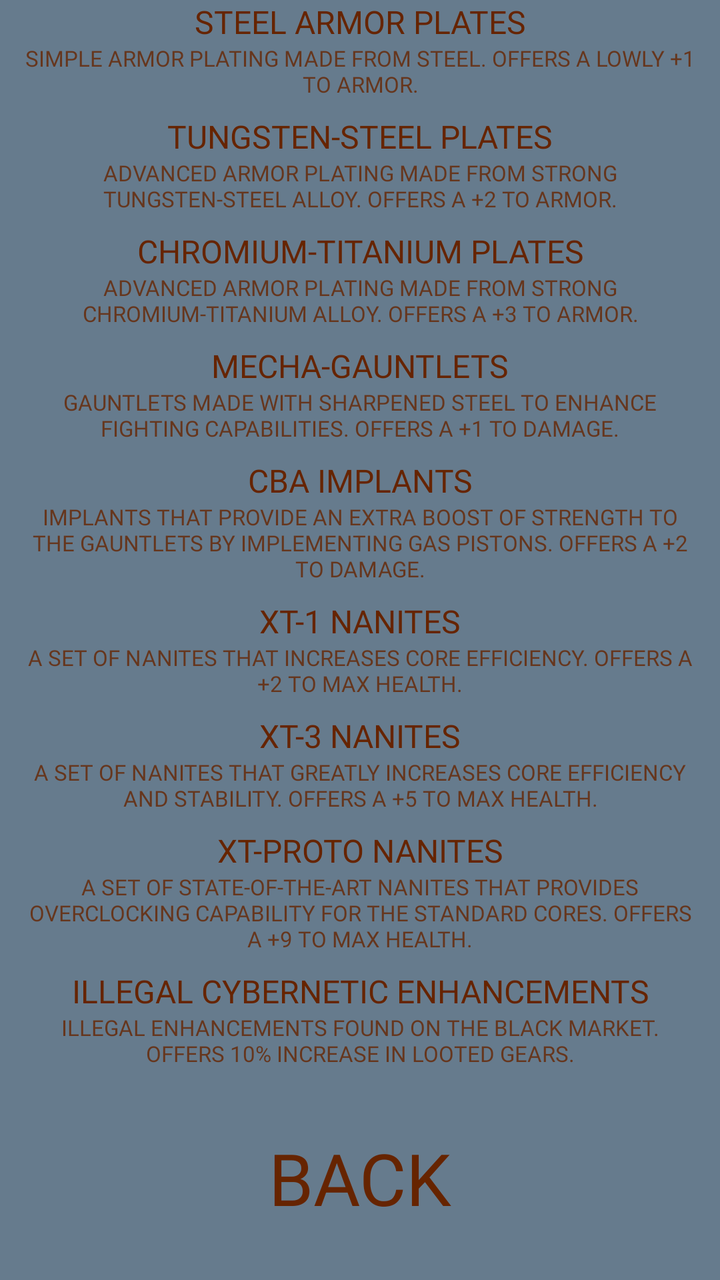
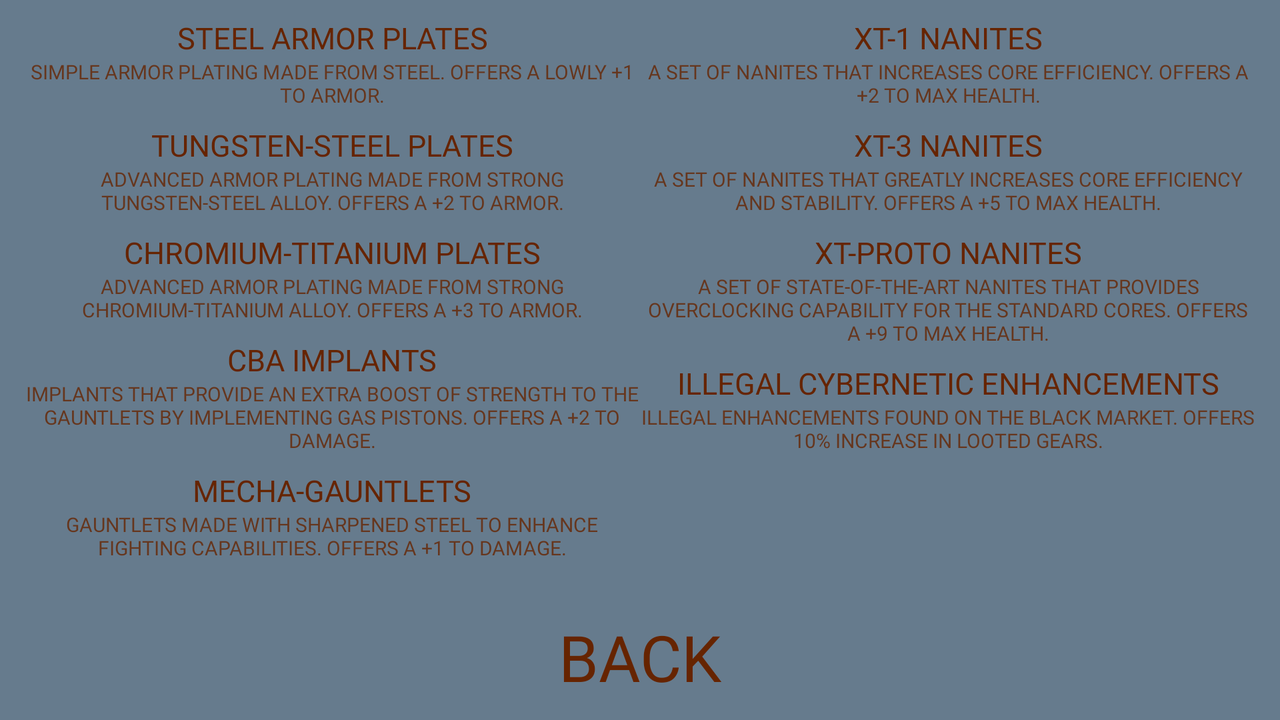

One screen, two layout resources from the same app: the default and the repository's alternative for another configuration. Each is rendered where Android would select it; the XML of both is given below.
<!-- AndroidManifest.xml: application theme Theme.NextGenPOS -->
<!-- res/layout/help_screen.xml -->
<?xml version="1.0" encoding="utf-8"?>
<androidx.constraintlayout.widget.ConstraintLayout xmlns:android="http://schemas.android.com/apk/res/android"
    xmlns:app="http://schemas.android.com/apk/res-auto"
    xmlns:tools="http://schemas.android.com/tools"
    android:layout_width="match_parent"
    android:background="@color/steampunkBlueFade"
    android:layout_height="match_parent">

    <LinearLayout
        android:id="@+id/itemScreen"
        android:layout_width="match_parent"
        android:layout_height="wrap_content"
        android:layout_marginStart="4dp"
        android:layout_marginTop="4dp"
        android:layout_marginEnd="4dp"
        android:gravity="center"
        android:orientation="vertical"
        android:paddingStart="8sp"
        android:paddingEnd="8sp"
        app:layout_constraintBottom_toTopOf="@+id/buttonSection"
        app:layout_constraintEnd_toEndOf="parent"
        app:layout_constraintStart_toStartOf="parent"
        app:layout_constraintTop_toTopOf="parent">

        <LinearLayout
            android:id="@+id/armorPlating1"
            android:layout_width="match_parent"
            android:layout_height="wrap_content"
            android:layout_marginBottom="8sp"
            android:orientation="vertical">

            <TextView
                android:id="@+id/textArmorPlating1"
                android:textColor="@color/steampunkRed"
                android:fontFamily="@font/trade_winds"
                android:layout_width="match_parent"
                android:layout_height="wrap_content"
                android:gravity="center"
                android:text="@string/item_armorPlate1"
                android:textSize="16sp" />

            <TextView
                android:id="@+id/defArmorPlating1"
                android:textColor="@color/steampunkRedFade"
                android:gravity="center"
                android:fontFamily="@font/trade_winds"
                android:layout_width="match_parent"
                android:layout_height="wrap_content"
                android:text="@string/desc_armorPlate1"
                android:textSize="11sp" />
        </LinearLayout>

        <LinearLayout
            android:id="@+id/armorPlating2"
            android:layout_width="match_parent"
            android:layout_height="wrap_content"
            android:layout_marginBottom="8sp"
            android:orientation="vertical">

            <TextView
                android:id="@+id/textArmorPlating2"
                android:fontFamily="@font/trade_winds"
                android:layout_width="match_parent"
                android:layout_height="wrap_content"
                android:textColor="@color/steampunkRed"
                android:gravity="center"
                android:text="@string/item_armorPlate2"
                android:textSize="16sp" />

            <TextView
                android:id="@+id/defArmorPlating2"
                android:fontFamily="@font/trade_winds"
                android:layout_width="match_parent"
                android:gravity="center"
                android:layout_height="wrap_content"
                android:textColor="@color/steampunkRedFade"
                android:text="@string/desc_armorPlate2"
                android:textSize="11sp" />
        </LinearLayout>


        <LinearLayout
            android:id="@+id/armorPlating3"
            android:layout_width="match_parent"
            android:layout_height="wrap_content"
            android:layout_marginBottom="8sp"
            android:orientation="vertical">

            <TextView
                android:id="@+id/textArmorPlating3"
                android:fontFamily="@font/trade_winds"
                android:textColor="@color/steampunkRed"
                android:layout_width="match_parent"
                android:layout_height="wrap_content"
                android:gravity="center"
                android:text="@string/item_armorPlate3"
                android:textSize="16sp" />

            <TextView
                android:id="@+id/defArmorPlating3"
                android:fontFamily="@font/trade_winds"
                android:gravity="center"
                android:layout_width="match_parent"
                android:layout_height="wrap_content"
                android:textColor="@color/steampunkRedFade"
                android:text="@string/desc_armorPlate3"
                android:textSize="11sp" />
        </LinearLayout>

        <LinearLayout
            android:id="@+id/gauntlets1"
            android:layout_width="match_parent"
            android:layout_height="wrap_content"
            android:layout_marginBottom="8sp"
            android:orientation="vertical">

            <TextView
                android:id="@+id/textGauntlets1"
                android:fontFamily="@font/trade_winds"
                android:layout_width="match_parent"
                android:textColor="@color/steampunkRed"
                android:layout_height="wrap_content"
                android:gravity="center"
                android:text="@string/item_gauntlets1"
                android:textSize="16sp" />

            <TextView
                android:id="@+id/defGauntlets1"
                android:layout_width="match_parent"
                android:fontFamily="@font/trade_winds"
                android:layout_height="wrap_content"
                android:textColor="@color/steampunkRedFade"
                android:gravity="center"
                android:text="@string/desc_gauntlets1"
                android:textSize="11sp" />
        </LinearLayout>

        <LinearLayout
            android:id="@+id/gauntlets2"
            android:layout_width="match_parent"
            android:layout_height="wrap_content"
            android:layout_marginBottom="8sp"
            android:orientation="vertical">

            <TextView
                android:id="@+id/textGauntlets2"
                android:fontFamily="@font/trade_winds"
                android:layout_width="match_parent"
                android:layout_height="wrap_content"
                android:textColor="@color/steampunkRed"
                android:gravity="center"
                android:text="@string/item_gauntlets2"
                android:textSize="16sp" />

            <TextView
                android:id="@+id/defGauntlets2"
                android:layout_width="match_parent"
                android:fontFamily="@font/trade_winds"
                android:layout_height="wrap_content"
                android:textColor="@color/steampunkRedFade"
                android:gravity="center"
                android:text="@string/desc_gauntlets2"
                android:textSize="11sp" />
        </LinearLayout>

        <LinearLayout
            android:id="@+id/nanites1"
            android:layout_width="match_parent"
            android:layout_height="wrap_content"
            android:layout_marginBottom="8sp"
            android:orientation="vertical">

            <TextView
                android:id="@+id/textNanites1"
                android:fontFamily="@font/trade_winds"
                android:layout_width="match_parent"
                android:textColor="@color/steampunkRed"
                android:layout_height="wrap_content"
                android:gravity="center"
                android:text="@string/item_nanites1"
                android:textSize="16sp" />

            <TextView
                android:id="@+id/defNanites1"
                android:layout_width="match_parent"
                android:textColor="@color/steampunkRedFade"
                android:gravity="center"
                android:fontFamily="@font/trade_winds"
                android:layout_height="wrap_content"
                android:text="@string/desc_nanites1"
                android:textSize="11sp" />
        </LinearLayout>

        <LinearLayout
            android:id="@+id/nanites2"
            android:layout_width="match_parent"
            android:layout_height="wrap_content"
            android:layout_marginBottom="8sp"
            android:orientation="vertical">

            <TextView
                android:id="@+id/textNanites2"
                android:layout_width="match_parent"
                android:layout_height="wrap_content"
                android:textColor="@color/steampunkRed"
                android:fontFamily="@font/trade_winds"
                android:gravity="center"
                android:text="@string/item_nanites2"
                android:textSize="16sp" />

            <TextView
                android:id="@+id/defNanites2"
                android:layout_width="match_parent"
                android:textColor="@color/steampunkRedFade"
                android:gravity="center"
                android:layout_height="wrap_content"
                android:fontFamily="@font/trade_winds"
                android:text="@string/desc_nanites2"
                android:textSize="11sp" />
        </LinearLayout>

        <LinearLayout
            android:id="@+id/nanites3"
            android:layout_width="match_parent"
            android:layout_height="wrap_content"
            android:layout_marginBottom="8sp"
            android:orientation="vertical">

            <TextView
                android:id="@+id/textNanites3"
                android:layout_width="match_parent"
                android:layout_height="wrap_content"
                android:fontFamily="@font/trade_winds"
                android:textColor="@color/steampunkRed"
                android:gravity="center"
                android:text="@string/item_nanites3"
                android:textSize="16sp" />

            <TextView
                android:id="@+id/defNanites3"
                android:layout_width="match_parent"
                android:fontFamily="@font/trade_winds"
                android:layout_height="wrap_content"
                android:gravity="center"
                android:textColor="@color/steampunkRedFade"
                android:text="@string/desc_nanites3"
                android:textSize="11sp" />
        </LinearLayout>

        <LinearLayout
            android:id="@+id/illegal1"
            android:layout_width="match_parent"
            android:layout_height="wrap_content"
            android:layout_marginBottom="8sp"
            android:orientation="vertical">

            <TextView
                android:id="@+id/textIllegal1"
                android:layout_width="match_parent"
                android:layout_height="wrap_content"
                android:fontFamily="@font/trade_winds"
                android:textColor="@color/steampunkRed"
                android:gravity="center"
                android:text="@string/item_illegal1"
                android:textSize="16sp" />

            <TextView
                android:id="@+id/defIllegal1"
                android:layout_width="match_parent"
                android:layout_height="wrap_content"
                android:textColor="@color/steampunkRedFade"
                android:fontFamily="@font/trade_winds"
                android:gravity="center"
                android:text="@string/desc_illegal1"
                android:textSize="11sp" />
        </LinearLayout>
    </LinearLayout>

    <LinearLayout
        android:id="@+id/buttonSection"
        android:layout_width="match_parent"
        android:layout_height="102dp"
        android:orientation="vertical"
        android:gravity="center"
        android:layout_marginEnd="64sp"
        android:layout_marginStart="64sp"
        app:layout_constraintBottom_toBottomOf="parent"
        app:layout_constraintEnd_toEndOf="parent"
        app:layout_constraintStart_toStartOf="parent">

        <Button
            android:id="@+id/backButton"
            android:textSize="36sp"
            style="?android:attr/borderlessButtonStyle"
            android:textColor="@color/steampunkRed"
            android:layout_width="match_parent"
            android:fontFamily="@font/trade_winds"
            android:layout_height="wrap_content"
            android:text="@string/backBTN" />
    </LinearLayout>
</androidx.constraintlayout.widget.ConstraintLayout>
<!-- resources referenced by this layout -->
<resources>
  <color name="steampunkBlueFade">#A6153551</color>
  <color name="steampunkRed">#662400</color>
  <color name="steampunkRedFade">#CA662400</color>
  <string name="backBTN">BACK</string>
  <string name="desc_armorPlate1">SIMPLE ARMOR PLATING MADE FROM STEEL. OFFERS A LOWLY +1 TO ARMOR.</string>
  <string name="desc_armorPlate2">ADVANCED ARMOR PLATING MADE FROM STRONG TUNGSTEN-STEEL ALLOY. OFFERS A +2 TO ARMOR.</string>
  <string name="desc_armorPlate3">ADVANCED ARMOR PLATING MADE FROM STRONG CHROMIUM-TITANIUM ALLOY. OFFERS A +3 TO ARMOR.</string>
  <string name="desc_gauntlets1">GAUNTLETS MADE WITH SHARPENED STEEL TO ENHANCE FIGHTING CAPABILITIES. OFFERS A +1 TO DAMAGE.</string>
  <string name="desc_gauntlets2">IMPLANTS THAT PROVIDE AN EXTRA BOOST OF STRENGTH TO THE GAUNTLETS BY IMPLEMENTING GAS PISTONS. OFFERS A +2 TO DAMAGE.</string>
  <string name="desc_illegal1">ILLEGAL ENHANCEMENTS FOUND ON THE BLACK MARKET. OFFERS 10% INCREASE IN LOOTED GEARS.</string>
  <string name="desc_nanites1">A SET OF NANITES THAT INCREASES CORE EFFICIENCY. OFFERS A +2 TO MAX HEALTH.</string>
  <string name="desc_nanites2">A SET OF NANITES THAT GREATLY INCREASES CORE EFFICIENCY AND STABILITY. OFFERS A +5 TO MAX HEALTH.</string>
  <string name="desc_nanites3">A SET OF STATE-OF-THE-ART NANITES THAT PROVIDES OVERCLOCKING CAPABILITY FOR THE STANDARD CORES. OFFERS A +9 TO MAX HEALTH.</string>
  <string name="item_armorPlate1">STEEL ARMOR PLATES</string>
  <string name="item_armorPlate2">TUNGSTEN-STEEL PLATES</string>
  <string name="item_armorPlate3">CHROMIUM-TITANIUM PLATES</string>
  <string name="item_gauntlets1">MECHA-GAUNTLETS</string>
  <string name="item_gauntlets2">CBA IMPLANTS</string>
  <string name="item_illegal1">ILLEGAL CYBERNETIC ENHANCEMENTS</string>
  <string name="item_nanites1">XT-1 NANITES</string>
  <string name="item_nanites2">XT-3 NANITES</string>
  <string name="item_nanites3">XT-PROTO NANITES</string>
  <style name="Theme.NextGenPOS" parent="Theme.MaterialComponents.DayNight.DarkActionBar">
          
          <item name="colorPrimary">@color/purple_500</item>
          <item name="colorPrimaryVariant">@color/purple_700</item>
          <item name="colorOnPrimary">@color/white</item>
          
          <item name="colorSecondary">@color/teal_200</item>
          <item name="colorSecondaryVariant">@color/teal_700</item>
          <item name="colorOnSecondary">@color/black</item>
          
          <item name="android:statusBarColor">?attr/colorPrimaryVariant</item>
          
      </style>
  <color name="purple_500">#FF6200EE</color>
  <color name="purple_700">#FF3700B3</color>
  <color name="white">#FFFFFFFF</color>
  <color name="teal_200">#FF03DAC5</color>
  <color name="teal_700">#FF018786</color>
  <color name="black">#FF000000</color>
</resources>
<!-- res/layout-land/help_screen.xml (the repository's variant of the layout above) -->
<!-- drawn on the phone turned sideways -->
<?xml version="1.0" encoding="utf-8"?>
<androidx.constraintlayout.widget.ConstraintLayout xmlns:android="http://schemas.android.com/apk/res/android"
    xmlns:app="http://schemas.android.com/apk/res-auto"
    xmlns:tools="http://schemas.android.com/tools"
    android:layout_width="match_parent"
    android:background="@color/steampunkBlueFade"
    android:layout_height="match_parent">

    <LinearLayout
        android:id="@+id/itemScreen"
        android:layout_width="match_parent"
        android:layout_height="wrap_content"
        android:layout_marginStart="4dp"
        android:layout_marginTop="2dp"
        android:layout_marginBottom="2dp"
        android:layout_marginEnd="4dp"
        android:gravity="center"
        android:orientation="vertical"
        android:paddingStart="8sp"
        android:paddingEnd="8sp"
        app:layout_constraintBottom_toTopOf="@+id/buttonSection"
        app:layout_constraintEnd_toEndOf="parent"
        app:layout_constraintStart_toStartOf="parent"
        app:layout_constraintTop_toTopOf="parent">

        <LinearLayout
            android:id="@+id/itemArea"
            android:layout_width="match_parent"
            android:layout_height="match_parent"
            android:orientation="horizontal">

            <LinearLayout
                android:id="@+id/itemAreaL"
                android:layout_width="match_parent"
                android:layout_height="match_parent"
                android:layout_weight="1"
                android:orientation="vertical">

                <LinearLayout
                    android:id="@+id/armorPlating1"
                    android:layout_width="match_parent"
                    android:layout_height="wrap_content"
                    android:layout_marginBottom="8sp"
                    android:orientation="vertical">

                    <TextView
                        android:id="@+id/textArmorPlating1"
                        android:layout_width="match_parent"
                        android:layout_height="wrap_content"
                        android:fontFamily="@font/trade_winds"
                        android:gravity="center"
                        android:text="@string/item_armorPlate1"
                        android:textColor="@color/steampunkRed"
                        android:textSize="15sp" />

                    <TextView
                        android:id="@+id/defArmorPlating1"
                        android:layout_width="match_parent"
                        android:layout_height="wrap_content"
                        android:fontFamily="@font/trade_winds"
                        android:gravity="center"
                        android:text="@string/desc_armorPlate1"
                        android:textColor="@color/steampunkRedFade"
                        android:textSize="10sp" />
                </LinearLayout>

                <LinearLayout
                    android:id="@+id/armorPlating2"
                    android:layout_width="match_parent"
                    android:layout_height="wrap_content"
                    android:layout_marginBottom="8sp"
                    android:orientation="vertical">

                    <TextView
                        android:id="@+id/textArmorPlating2"
                        android:layout_width="match_parent"
                        android:layout_height="wrap_content"
                        android:fontFamily="@font/trade_winds"
                        android:gravity="center"
                        android:text="@string/item_armorPlate2"
                        android:textColor="@color/steampunkRed"
                        android:textSize="15sp" />

                    <TextView
                        android:id="@+id/defArmorPlating2"
                        android:layout_width="match_parent"
                        android:layout_height="wrap_content"
                        android:fontFamily="@font/trade_winds"
                        android:gravity="center"
                        android:text="@string/desc_armorPlate2"
                        android:textColor="@color/steampunkRedFade"
                        android:textSize="10sp" />
                </LinearLayout>

                <LinearLayout
                    android:id="@+id/armorPlating3"
                    android:layout_width="match_parent"
                    android:layout_height="wrap_content"
                    android:layout_marginBottom="8sp"
                    android:orientation="vertical">

                    <TextView
                        android:id="@+id/textArmorPlating3"
                        android:layout_width="match_parent"
                        android:layout_height="wrap_content"
                        android:fontFamily="@font/trade_winds"
                        android:gravity="center"
                        android:text="@string/item_armorPlate3"
                        android:textColor="@color/steampunkRed"
                        android:textSize="15sp" />

                    <TextView
                        android:id="@+id/defArmorPlating3"
                        android:layout_width="match_parent"
                        android:layout_height="wrap_content"
                        android:fontFamily="@font/trade_winds"
                        android:gravity="center"
                        android:text="@string/desc_armorPlate3"
                        android:textColor="@color/steampunkRedFade"
                        android:textSize="10sp" />
                </LinearLayout>

                <LinearLayout
                    android:id="@+id/gauntlets2"
                    android:layout_width="match_parent"
                    android:layout_height="wrap_content"
                    android:layout_marginBottom="8sp"
                    android:orientation="vertical">

                    <TextView
                        android:id="@+id/textGauntlets2"
                        android:layout_width="match_parent"
                        android:layout_height="wrap_content"
                        android:fontFamily="@font/trade_winds"
                        android:gravity="center"
                        android:text="@string/item_gauntlets2"
                        android:textColor="@color/steampunkRed"
                        android:textSize="15sp" />

                    <TextView
                        android:id="@+id/defGauntlets2"
                        android:layout_width="match_parent"
                        android:layout_height="wrap_content"
                        android:fontFamily="@font/trade_winds"
                        android:gravity="center"
                        android:text="@string/desc_gauntlets2"
                        android:textColor="@color/steampunkRedFade"
                        android:textSize="10sp" />
                </LinearLayout>

                <LinearLayout
                    android:id="@+id/gauntlets1"
                    android:layout_width="match_parent"
                    android:layout_height="wrap_content"
                    android:layout_marginBottom="8sp"
                    android:orientation="vertical">

                    <TextView
                        android:id="@+id/textGauntlets1"
                        android:layout_width="match_parent"
                        android:layout_height="wrap_content"
                        android:fontFamily="@font/trade_winds"
                        android:gravity="center"
                        android:text="@string/item_gauntlets1"
                        android:textColor="@color/steampunkRed"
                        android:textSize="15sp" />

                    <TextView
                        android:id="@+id/defGauntlets1"
                        android:layout_width="match_parent"
                        android:layout_height="wrap_content"
                        android:fontFamily="@font/trade_winds"
                        android:gravity="center"
                        android:text="@string/desc_gauntlets1"
                        android:textColor="@color/steampunkRedFade"
                        android:textSize="10sp" />
                </LinearLayout>

            </LinearLayout>

            <LinearLayout
                android:id="@+id/itemAreaR"
                android:layout_width="match_parent"
                android:layout_height="match_parent"
                android:layout_weight="1"
                android:orientation="vertical">

                <LinearLayout
                    android:id="@+id/nanites1"
                    android:layout_width="match_parent"
                    android:layout_height="wrap_content"
                    android:layout_marginBottom="8sp"
                    android:orientation="vertical">

                    <TextView
                        android:id="@+id/textNanites1"
                        android:layout_width="match_parent"
                        android:layout_height="wrap_content"
                        android:fontFamily="@font/trade_winds"
                        android:gravity="center"
                        android:text="@string/item_nanites1"
                        android:textColor="@color/steampunkRed"
                        android:textSize="15sp" />

                    <TextView
                        android:id="@+id/defNanites1"
                        android:layout_width="match_parent"
                        android:layout_height="wrap_content"
                        android:fontFamily="@font/trade_winds"
                        android:gravity="center"
                        android:text="@string/desc_nanites1"
                        android:textColor="@color/steampunkRedFade"
                        android:textSize="10sp" />
                </LinearLayout>

                <LinearLayout
                    android:id="@+id/nanites2"
                    android:layout_width="match_parent"
                    android:layout_height="wrap_content"
                    android:layout_marginBottom="8sp"
                    android:orientation="vertical">

                    <TextView
                        android:id="@+id/textNanites2"
                        android:layout_width="match_parent"
                        android:layout_height="wrap_content"
                        android:fontFamily="@font/trade_winds"
                        android:gravity="center"
                        android:text="@string/item_nanites2"
                        android:textColor="@color/steampunkRed"
                        android:textSize="15sp" />

                    <TextView
                        android:id="@+id/defNanites2"
                        android:layout_width="match_parent"
                        android:layout_height="wrap_content"
                        android:fontFamily="@font/trade_winds"
                        android:gravity="center"
                        android:text="@string/desc_nanites2"
                        android:textColor="@color/steampunkRedFade"
                        android:textSize="10sp" />
                </LinearLayout>

                <LinearLayout
                    android:id="@+id/nanites3"
                    android:layout_width="match_parent"
                    android:layout_height="wrap_content"
                    android:layout_marginBottom="8sp"
                    android:orientation="vertical">

                    <TextView
                        android:id="@+id/textNanites3"
                        android:layout_width="match_parent"
                        android:layout_height="wrap_content"
                        android:fontFamily="@font/trade_winds"
                        android:gravity="center"
                        android:text="@string/item_nanites3"
                        android:textColor="@color/steampunkRed"
                        android:textSize="15sp" />

                    <TextView
                        android:id="@+id/defNanites3"
                        android:layout_width="match_parent"
                        android:layout_height="wrap_content"
                        android:fontFamily="@font/trade_winds"
                        android:gravity="center"
                        android:text="@string/desc_nanites3"
                        android:textColor="@color/steampunkRedFade"
                        android:textSize="10sp" />
                </LinearLayout>

                <LinearLayout
                    android:id="@+id/illegal1"
                    android:layout_width="match_parent"
                    android:layout_height="wrap_content"
                    android:layout_marginBottom="8sp"
                    android:orientation="vertical">

                    <TextView
                        android:id="@+id/textIllegal1"
                        android:layout_width="match_parent"
                        android:layout_height="wrap_content"
                        android:fontFamily="@font/trade_winds"
                        android:gravity="center"
                        android:text="@string/item_illegal1"
                        android:textColor="@color/steampunkRed"
                        android:textSize="15sp" />

                    <TextView
                        android:id="@+id/defIllegal1"
                        android:layout_width="match_parent"
                        android:layout_height="wrap_content"
                        android:fontFamily="@font/trade_winds"
                        android:gravity="center"
                        android:text="@string/desc_illegal1"
                        android:textColor="@color/steampunkRedFade"
                        android:textSize="10sp" />
                </LinearLayout>

            </LinearLayout>
        </LinearLayout>


    </LinearLayout>

    <LinearLayout
        android:id="@+id/buttonSection"
        android:layout_width="match_parent"
        android:layout_height="wrap_content"
        android:orientation="vertical"
        android:gravity="center"
        android:layout_marginEnd="64sp"
        android:layout_marginStart="64sp"
        app:layout_constraintBottom_toBottomOf="parent"
        app:layout_constraintEnd_toEndOf="parent"
        app:layout_constraintStart_toStartOf="parent">

        <Button
            android:id="@+id/backButton"
            android:textSize="32sp"
            style="?android:attr/borderlessButtonStyle"
            android:textColor="@color/steampunkRed"
            android:layout_width="match_parent"
            android:fontFamily="@font/trade_winds"
            android:layout_height="wrap_content"
            android:text="@string/backBTN" />
    </LinearLayout>
</androidx.constraintlayout.widget.ConstraintLayout>
